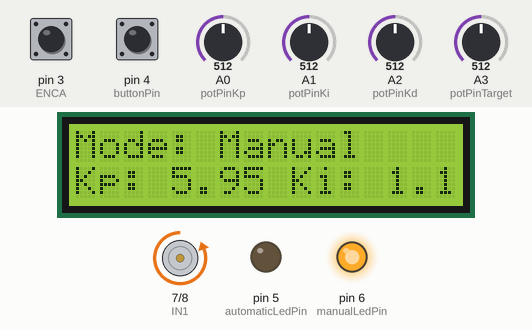
Simulated run of this sketch. Board: Arduino Uno, built with avr-gcc and run on an emulated ATmega328P. Shown: 16×2 character LCD, motor-driver pin pairs drawn as motors (green arrow = first pin HIGH = forward, orange = second pin HIGH = backward, longer = more drive, scaled by the enable pin), output pins drawn as LEDs (lit = HIGH). The inputs (shaded band) are chosen by the test bench; at power-on: pin 4 (buttonPin) HIGH, A3 (potPinTarget) = 512, A0 (potPinKp) = 512, pin 3 (ENCA) HIGH, A1 (potPinKi) = 512, A2 (potPinKd) = 512. What the sketch prints to the serial monitor is not drawn.

Above: at 2.2 s.
2.3 s: pin 4 (buttonPin) pulled LOW for 3.2 s
At 5.2 s:
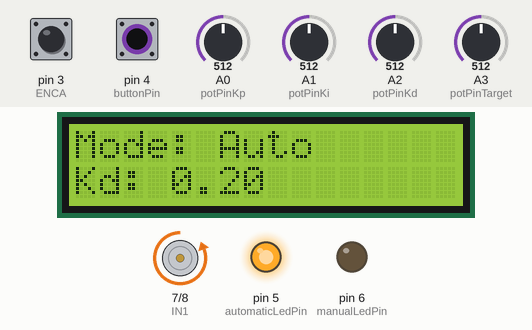
8.5 s: pin 4 (buttonPin) pulled LOW for 3.2 s
At 9.8 s:
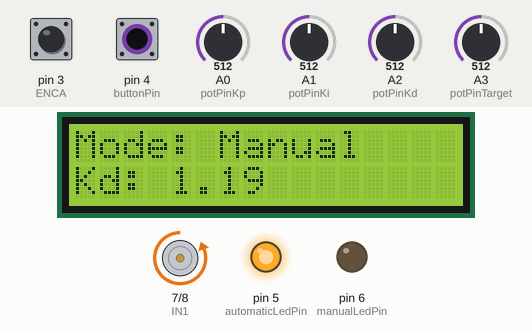
13.7 s: A3 (potPinTarget) set to 65
16.7 s: A3 (potPinTarget) set to 53
19.7 s: A0 (potPinKp) set to 852
At 22.6 s:
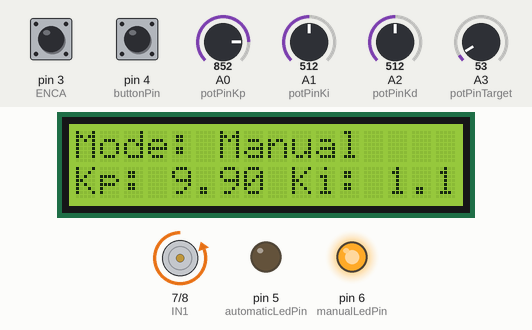
22.7 s: A0 (potPinKp) set to 877
At 26.61 s:
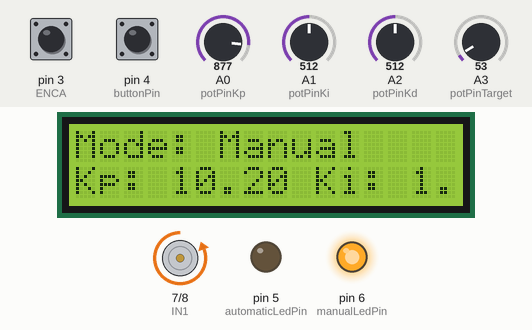
Timing chart, 0 to 26.7 s (numbered marks = the images above; inputs shaded):
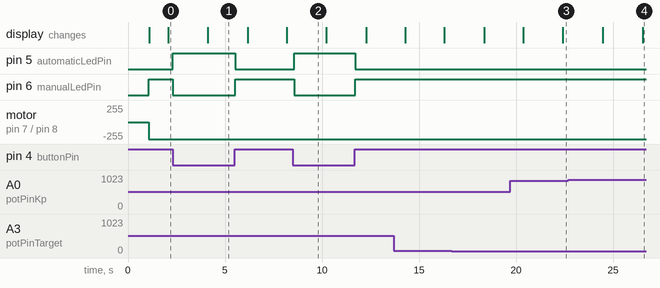

The sketch:

PIDDemoDevice.ino
```cpp
#include <util/atomic.h> // For the ATOMIC_BLOCK macro
#include <LiquidCrystal_I2C.h>
#include  <Wire.h>
LiquidCrystal_I2C lcd(0x27,  16, 2);


#define ENCA 3 // YELLOW
#define ENCB 2 // WHITE
#define PWM 10
#define IN2 8
#define IN1 7
volatile bool isAutomaticMode = true;
const int buttonPin = 4;           // Button pin to switch between manual and automatic modes
const int potPinKp = A0;           // Potentiometer pin for Kp
const int potPinKi = A1;           // Potentiometer pin for Ki
const int potPinKd = A2;           // Potentiometer pin for Kd
volatile int posi = 0;
long prevT = 0;
float eprev = 0;
float eintegral = 0;
const int automaticLedPin = 5;
const int manualLedPin = 6;
// Pre-defined PID parameters


float lcdUpdateT;
bool flag=0;

void setup() {
  Serial.begin(9600);
  pinMode(ENCA,INPUT);
  pinMode(ENCB,INPUT);
  pinMode(buttonPin, INPUT);  //  INPUT for pull-up resistor
  digitalWrite(buttonPin, HIGH); // turn on pullup resistors
  pinMode(automaticLedPin, OUTPUT);
  pinMode(manualLedPin, OUTPUT);
  attachInterrupt(digitalPinToInterrupt(ENCA),readEncoder,RISING);

  pinMode(PWM,OUTPUT);
  pinMode(IN1,OUTPUT);
  pinMode(IN2,OUTPUT);
  lcd.init();
  lcd.backlight();
  lcd.print("PID Demo Device");
  delay(1000);
  lcd.clear();
  Serial.println("target pos");
}
const int potPinTarget = A3;       // Potentiometer pin for target position
float PotCalb = 1.19; //this is used to overcome the issue of the pot never get the angle 360 on real life
// PID constants
double autokp = 0.75;
double autoki = 0.9;
double autokd = 0.2;
float kp = autokp;
float ki = autoki;
float kd = autokd;
void loop() {

  isAutomaticMode = !digitalRead(buttonPin);
  if(!isAutomaticMode){
    kp = PotCalb * map(analogRead(potPinKp), 0, 1023, 0, 1000) / 100.00;
    ki = PotCalb * map(analogRead(potPinKi), 0, 1023, 0, 2000) / 1000.00;
    kd = PotCalb * map(analogRead(potPinKd), 0, 1023, 0, 2000) / 1000.00;
    digitalWrite(automaticLedPin, LOW);
    digitalWrite(manualLedPin, HIGH);
  }

  else{
    kp = autokp;
    ki = autoki;
    kd = autokd;
    digitalWrite(automaticLedPin, HIGH);
    digitalWrite(manualLedPin, LOW);
  }
  int target = int(map(analogRead(potPinTarget), 0, 1023, 0, 360));


  // time difference
  long currT = micros();
  float deltaT = ((float) (currT - prevT))/( 1.0e6 );
  prevT = currT;

  // Read the position in an atomic block to avoid a potential
  // misread if the interrupt coincides with this code running
  int pos = 0;
  ATOMIC_BLOCK(ATOMIC_RESTORESTATE) {
    pos = posi;
  }

  // error
  int e = pos - target;

  // derivative
  float dedt = (e-eprev)/(deltaT); //forward differance differantiation

  // integral
  eintegral = eintegral + e*deltaT; //Eular integration

  // control signal
  float u = kp*e + kd*dedt + ki*eintegral;

  // motor power
  float pwr = fabs(u);
  if( pwr > 255 ){
    pwr = 255;
  }

  // motor direction
  int dir = 1;
  if(u<0){
    dir = -1;
  }

  // signal the motor
  setMotor(dir,pwr,PWM,IN1,IN2);


  // store previous error
  eprev = e;

  Serial.print("target: ");
  Serial.print(target);
  Serial.print(" Error: ");
  Serial.print(target-pos);
  Serial.print(" Mode: ");
  Serial.print(isAutomaticMode ? "Auto" : "Manual");
  Serial.print("Kp: ");
  Serial.print(isAutomaticMode ? autokp : kp);
  Serial.print("  Ki: ");
  Serial.print(isAutomaticMode ? autoki : ki);
  Serial.print("  Kd: ");
  Serial.println(isAutomaticMode ? autokd : kd);
  if(millis()-lcdUpdateT>2000){
  lcdUpdateT = millis();
  lcd.clear();
  lcd.print("Mode: ");
  lcd.print(isAutomaticMode ? "Auto" : "Manual");
  lcd.setCursor(0,1);
  if(flag==0){
  lcd.print("Kp: ");
  lcd.print(kp);
  lcd.print(" Ki: ");
  lcd.print(ki);
  flag=1;
  }
  else{
  lcd.print("Kd: ");
  lcd.print(kd);
  flag=0;}

  }

}

void setMotor(int dir, int pwmVal, int pwm, int in1, int in2){
  analogWrite(pwm,pwmVal);
  if(dir == 1){
    digitalWrite(in1,HIGH);
    digitalWrite(in2,LOW);
  }
  else if(dir == -1){
    digitalWrite(in1,LOW);
    digitalWrite(in2,HIGH);
  }
  else{
    digitalWrite(in1,LOW);
    digitalWrite(in2,LOW);
  }
}

void readEncoder(){
  int b = digitalRead(ENCB);
  if(b > 0){
    posi++;
  }
  else{
    posi--;
  }
}
```

Measured:
- after the input at 2.3 s, pin 5 (automaticLedPin): LOW → HIGH at once, → LOW 3.2 s later; pin 6 (manualLedPin): HIGH → LOW at once, → HIGH 3.2 s later; the display: changes after 1.8 s (image 1)
- after the input at 8.5 s, pin 5 (automaticLedPin): LOW → HIGH after 0.06 s, → LOW 3.1 s later; pin 6 (manualLedPin): HIGH → LOW after 0.06 s, → HIGH 3.1 s later
- after the input at 19.7 s, the display: first differs from a run without the input after 2.7 s (image 3)
